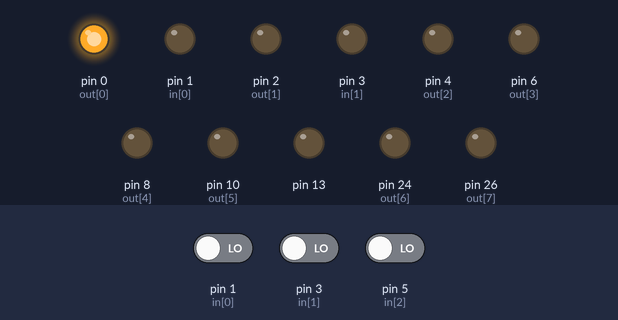
A sketch run on a simulated Teensy 4. Parts: output pins drawn as LEDs (lit = HIGH). The inputs (shaded band) are chosen by the test bench; at power-on: pin 1 (in[0]) LOW, pin 3 (in[1]) LOW, pin 5 (in[2]) LOW.

Above: at 1.8 s.
1.9 s: pin 1 (in[0]) driven HIGH
At 3.1 s:
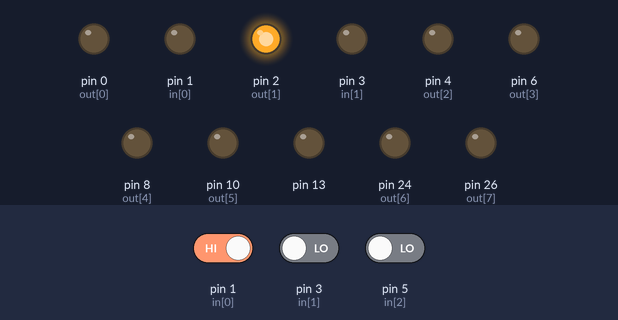
3.4 s: pin 3 (in[1]) driven HIGH
At 4.3 s:
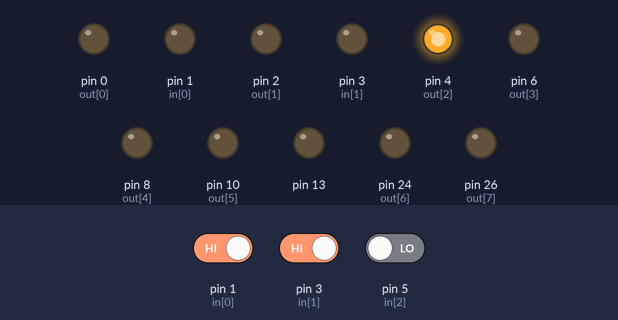
Timing chart, 0 to 6.4 s (numbered marks = the images above; inputs shaded):
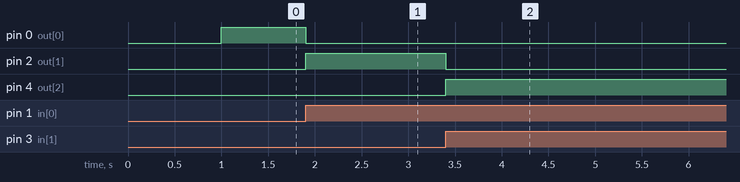

Measured:
- after the input at 1.9 s, pin 0 (out[0]): HIGH → LOW at once; pin 2 (out[1]): LOW → HIGH at once
- after the input at 3.4 s, pin 2 (out[1]): HIGH → LOW at once; pin 4 (out[2]): LOW → HIGH at once

The sketch:

CapacitiveSensornolib_8inputsMIDI.ino.ino
```cpp
uint32_t csc;
byte out[8] = {0, 2, 4, 6, 8, 10, 24, 26};
byte in[8] = {1, 3, 5, 7, 9, 11, 25, 27};
float lastcs[8];
float cs[8];
long midiCC[8];
int calib[8];
int i;
void setup()
{
  pinMode(13, OUTPUT);
  //Serial.begin(115200);
//  while (!Serial) {
//    digitalWrite(13, HIGH);   // turn the LED on (HIGH is the voltage level)
//    delay(100);               // wait for a second
//    digitalWrite(13, LOW);    // turn the LED off by making the voltage LOW
//    delay(100);
//  }
//  Serial.println("go");
  for (i = 0; i < 8; i++) {
    pinMode(in[i], INPUT);
    pinMode(out[i], OUTPUT);
    digitalWrite(out[i], LOW);
  }
  delay(1000);
  //Serial.println("go");
  calibration();
}
void capsens(int i) {
  csc = 0;
  noInterrupts();
  pinMode(in[i], INPUT);
  digitalWrite(out[i], HIGH);
  while (digitalReadFast(in[i]) == LOW) {
    csc = csc + 1;
  }
  interrupts();
  digitalWrite(out[i], LOW);
  pinMode(in[i], OUTPUT); digitalWrite(in[i], LOW);
  cs[i] = csc;

}
void calibration() {
  for (i = 0; i < 8; i++) {
    calib[i] = 0;
  }
  for (int n = 0; n < 100; n++) {
    for (int m = 0; m < 8; m++) {
      capsens(m);
      calib[m] = calib[m] + cs[m];
    }
    delay(10);
  }
  for (i = 0; i < 8; i++) {
    calib[i] = calib[i] / 100;
  }
}
void loop()
{
  for (i = 0; i < 8; i++) {
    capsens(i);
    cs[i] = 0.9 * lastcs[i] + 0.1 * cs[i];
    //Serial.print("\t");
    //Serial.print(cs[i]);
    lastcs[i] = cs[i];
  }
  //Serial.println();
  for (i = 0; i < 8; i++) { ///!!!!!!!!!!!!!!!!!!!!!!!!!!!!!!!!!!!!!!!!!!i < nb_cs;
    midiCC[i] = (cs[i] - 1.1 * calib[i]) * 512 / calib[i];
    midiCC[i] = constrain( midiCC[i], 0, 127);
    //Serial.print("\t");
    //Serial.print(cs[i]);
    //Serial.print(midiCC[i]);
    usbMIDI.sendControlChange(101 + i, midiCC[i], 1); //Channel 1
  }
  delay(10);                             // arbitrary delay to limit data to serial port
}
```
